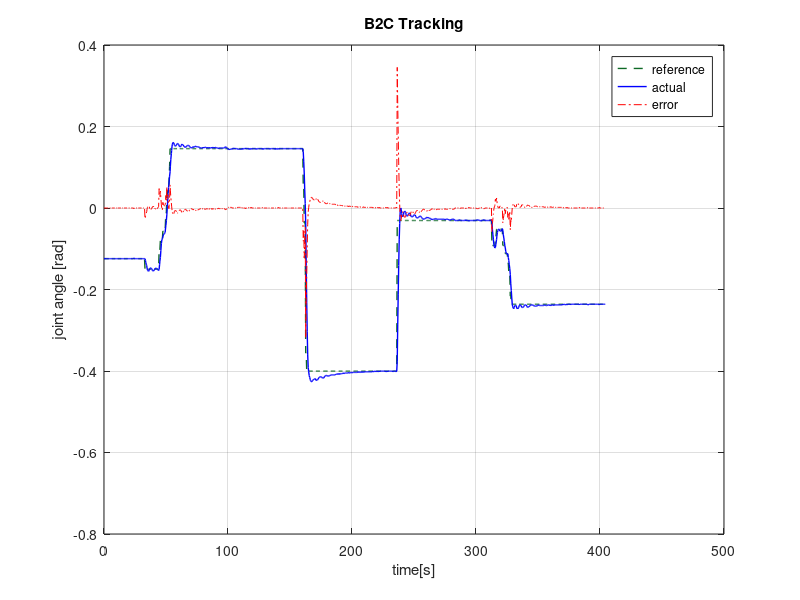
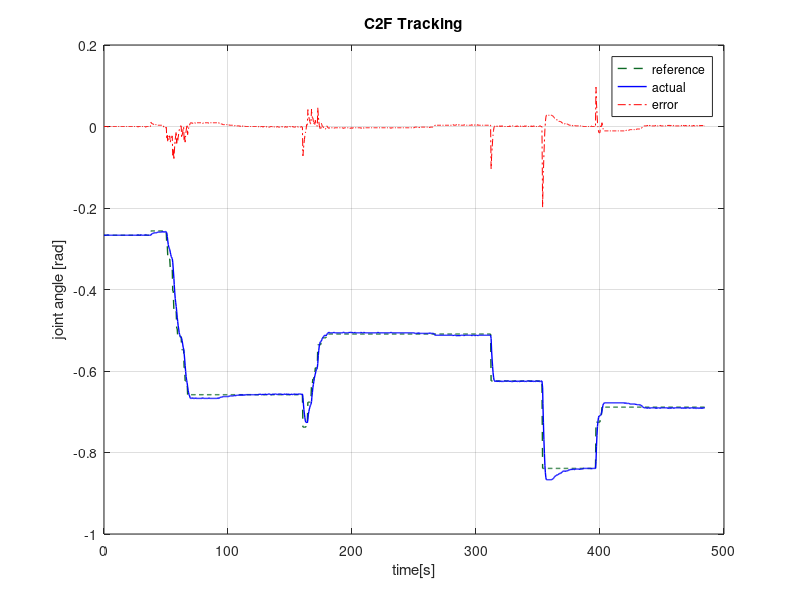
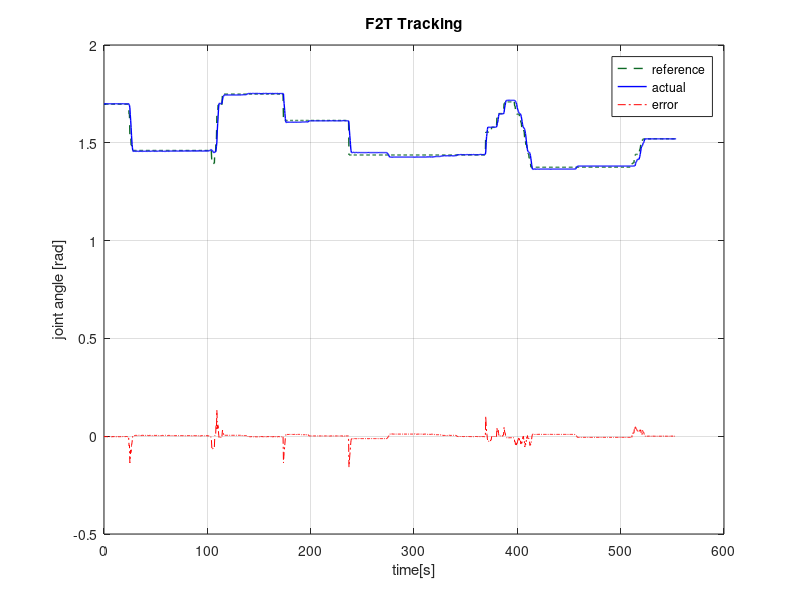
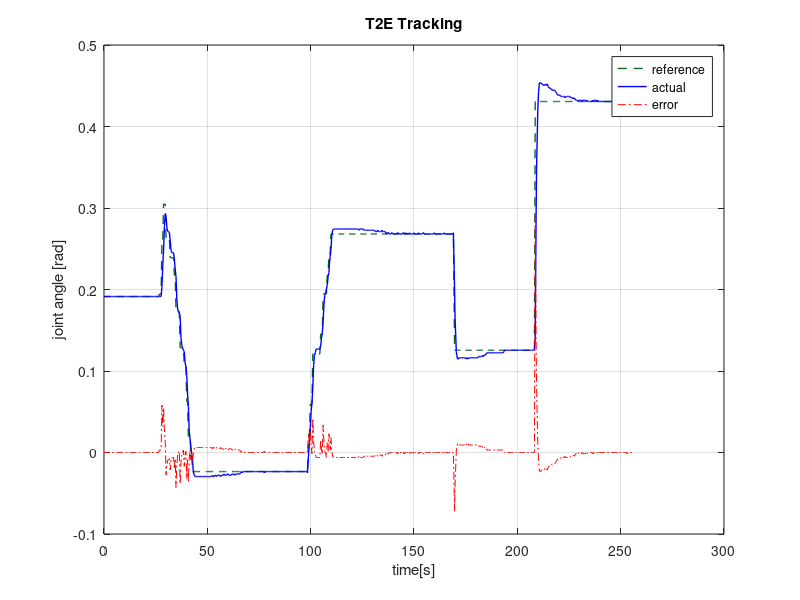

MATLAB code to generate these figures, in order:
clear 
clc
close all 

% READ DYNAMIXEL WIZARD csv results, AFTER TUNING: 
B2C = csvread("B2C_edit.csv",1,0);
C2F = csvread("C2F_edit.csv",1,0);
F2T = csvread("F2T_edit.csv",1,0);
T2E = csvread("T2E_edit.csv",1,0);
wristH = csvread("wristH_edit.csv",1,0);
wristV = csvread("wristV_edit.csv",1,0);


F2T_offset = 1.364075222;
T2E_offset = 0.2067211047;

B2C = B2C';
B2C_time = B2C(1,:)*10e-3;
B2C_position = (B2C(4,:)-2048)*pi/2048;
B2C_reference = (B2C(3,:)-2048)*pi/2048;

C2F = C2F';
C2F_time = C2F(1,:)*10e-3;
C2F_position = (C2F(4,:)-2048)*pi/2048;
C2F_reference = (C2F(3,:)-2048)*pi/2048;

F2T = F2T';
F2T_time = F2T(1,:)*10e-3;
F2T_position = (F2T(4,:)-2048)*pi/2048 + F2T_offset;
F2T_reference = (F2T(3,:)-2048)*pi/2048 + F2T_offset;

T2E = T2E';
T2E_time = T2E(1,:)*10e-3;
T2E_position = (T2E(4,:)-2048)*pi/2048 +T2E_offset;
T2E_reference = (T2E(3,:)-2048)*pi/2048 + T2E_offset;

wristH = wristH';
wristH_time = wristH(1,:)*10e-3;
wristH_position = (wristH(4,:)-2048)*pi/2048;
wristH_reference = (wristH(3,:)-2048)*pi/2048;

wristV = wristV';
wristV_time = wristV(1,:)*10e-3;
wristV_position = (wristV(4,:)-2048)*pi/2048;
wristV_reference = (wristV(3,:)-2048)*pi/2048;

figure('Name', 'DYNAMIXEL B2C MOTORS TRACKING PERFORMANCE')
plot(B2C_time, B2C_reference,'Color', '#0E6926', 'LineStyle','--', 'LineWidth',1.0)
hold on 
plot(B2C_time, B2C_position,'b', 'LineWidth',1.0)
plot(B2C_time, B2C_reference-B2C_position,'r-.')
title('B2C Tracking')
xlabel('time[s]')
ylabel('joint angle [rad]')
hold off
legend('reference','actual', 'error')
grid on

figure('Name', 'DYNAMIXEL C2F MOTORS TRACKING PERFORMANCE')
plot(C2F_time, C2F_reference,'Color', '#0E6926', 'LineStyle','--', 'LineWidth',1.0)
hold on 
plot(C2F_time, C2F_position,'b', 'LineWidth',1.0)
plot(C2F_time, C2F_reference-C2F_position,'r-.')
title('C2F Tracking')
xlabel('time[s]')
ylabel('joint angle [rad]')
hold off
legend('reference','actual', 'error')
grid on

figure('Name', 'DYNAMIXEL F2T MOTORS TRACKING PERFORMANCE')
plot(F2T_time, F2T_reference,'Color', '#0E6926', 'LineStyle','--', 'LineWidth',1.0)
hold on 
plot(F2T_time, F2T_position,'b', 'LineWidth',1.0)
plot(F2T_time, F2T_reference-F2T_position,'r-.')
title('F2T Tracking')
xlabel('time[s]')
ylabel('joint angle [rad]')
hold off
legend('reference','actual', 'error')
grid on

figure('Name', 'DYNAMIXEL T2E MOTORS TRACKING PERFORMANCE')
plot(T2E_time, T2E_reference,'Color', '#0E6926', 'LineStyle','--', 'LineWidth',1.0)
hold on 
plot(T2E_time, T2E_position,'b', 'LineWidth',1.0)
plot(T2E_time, T2E_reference-T2E_position,'r-.')
title('T2E Tracking')
xlabel('time[s]')
ylabel('joint angle [rad]')
hold off
legend('reference','actual', 'error')
grid on

figure('Name', 'DYNAMIXEL wristH MOTORS TRACKING PERFORMANCE')
plot(wristH_time, wristH_reference,'Color', '#0E6926', 'LineStyle','--', 'LineWidth',1.0)
hold on 
plot(wristH_time, wristH_position,'b', 'LineWidth',1.0)
plot(wristH_time, wristH_reference-wristH_position,'r-.')
title('WristH Tracking')
xlabel('time[s]')
ylabel('joint angle [rad]')
hold off
legend('reference','actual', 'error')
grid on

figure('Name', 'DYNAMIXEL wristV MOTORS TRACKING PERFORMANCE')
plot(wristV_time, wristV_reference,'Color', '#0E6926', 'LineStyle','--', 'LineWidth',1.0)
hold on 
plot(wristV_time, wristV_position,'b', 'LineWidth',1.0)
plot(wristV_time, wristV_reference-wristV_position,'r-.')
title('WristV Tracking')
xlabel('time[s]')
ylabel('joint angle [rad]')
hold off
legend('reference','actual')
grid on


figure('Name', 'DYNAMIXEL MOTORS TRACKING PERFORMANCE')

subplot(2,3,1)
plot(B2C_time, B2C_reference,'Color', '#0E6926', 'LineStyle','--', 'LineWidth',1.0)
hold on 
plot(B2C_time, B2C_position,'b', 'LineWidth',1.0)
plot(B2C_time, B2C_reference-B2C_position,'r-.')
title('B2C')
xlabel('time[s]')
ylabel('joint angle [rad]')
hold off
legend('reference','actual')
grid on

subplot(2,3,2)
plot(C2F_time, C2F_reference, 'b--')
hold on 
plot(C2F_time, C2F_position, 'r')
title('C2F')
xlabel('time[s]')
ylabel('joint angle [rad]')
hold off
legend('reference','actual')
grid on

subplot(2,3,3)
plot(F2T_time, F2T_reference, 'b--')
hold on 
plot(F2T_time, F2T_position, 'r')
title('F2T')
xlabel('time[s]')
ylabel('joint angle [rad]')
hold off
legend('reference','actual')
grid on

subplot(2,3,4)
plot(T2E_time, T2E_reference, 'b--')
hold on 
plot(T2E_time, T2E_position, 'r')
title('T2E')
xlabel('time[s]')
ylabel('joint angle [rad]')
hold off
legend('reference','actual')
grid on

subplot(2,3,5)
plot(wristH_time, wristH_reference, 'b--')
hold on 
plot(wristH_time, wristH_position, 'r')
title('wristH')
xlabel('time[s]')
ylabel('joint angle [rad]')
hold off
legend('reference','actual')
grid on

subplot(2,3,6)
plot(wristV_time, wristV_reference, 'b--')
hold on 
plot(wristV_time, wristV_position, 'r')
title('wristV')
xlabel('time[s]')
ylabel('joint angle [rad]')
hold off
legend('reference','actual')
grid on
